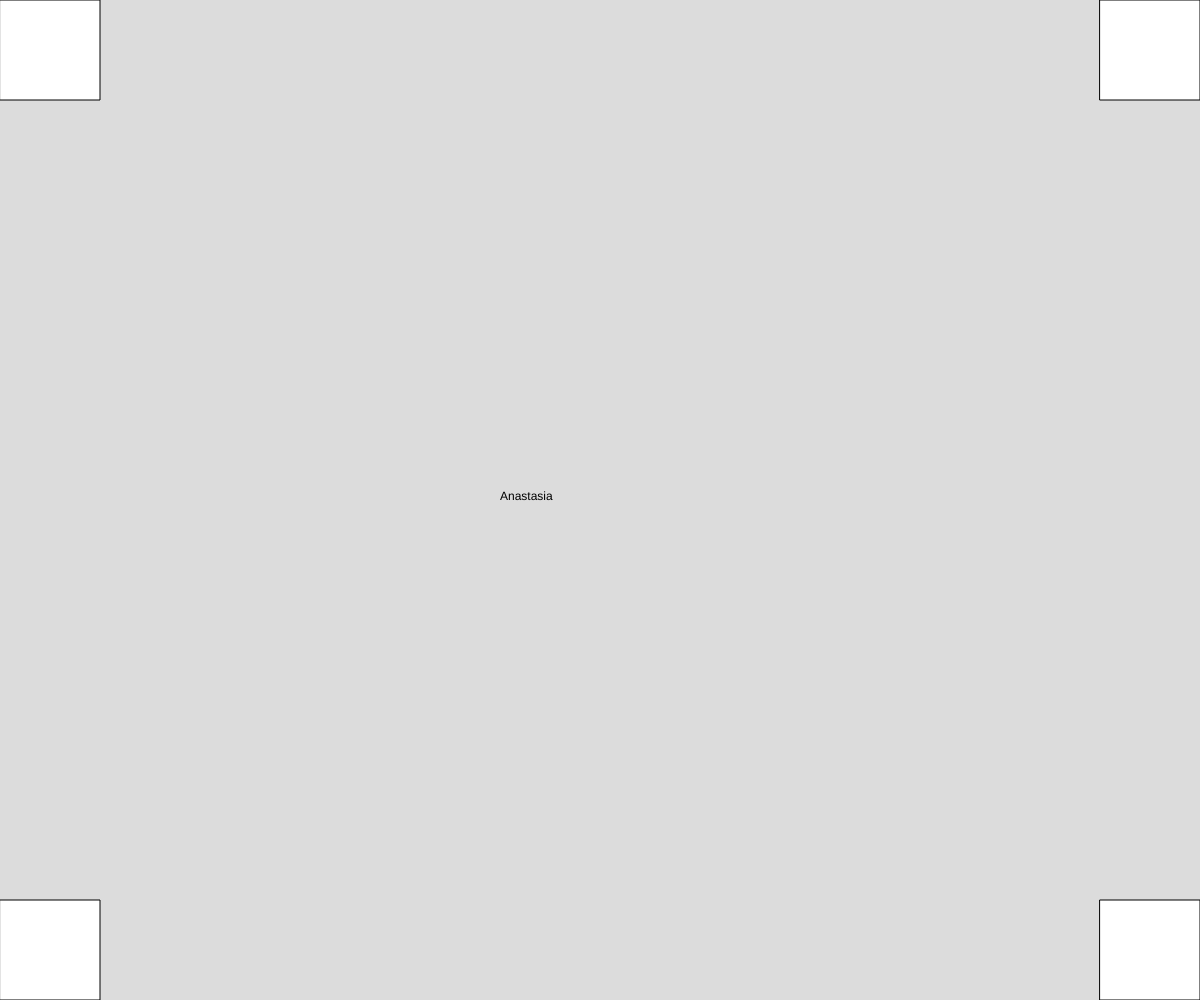
Frame 1 (no input)
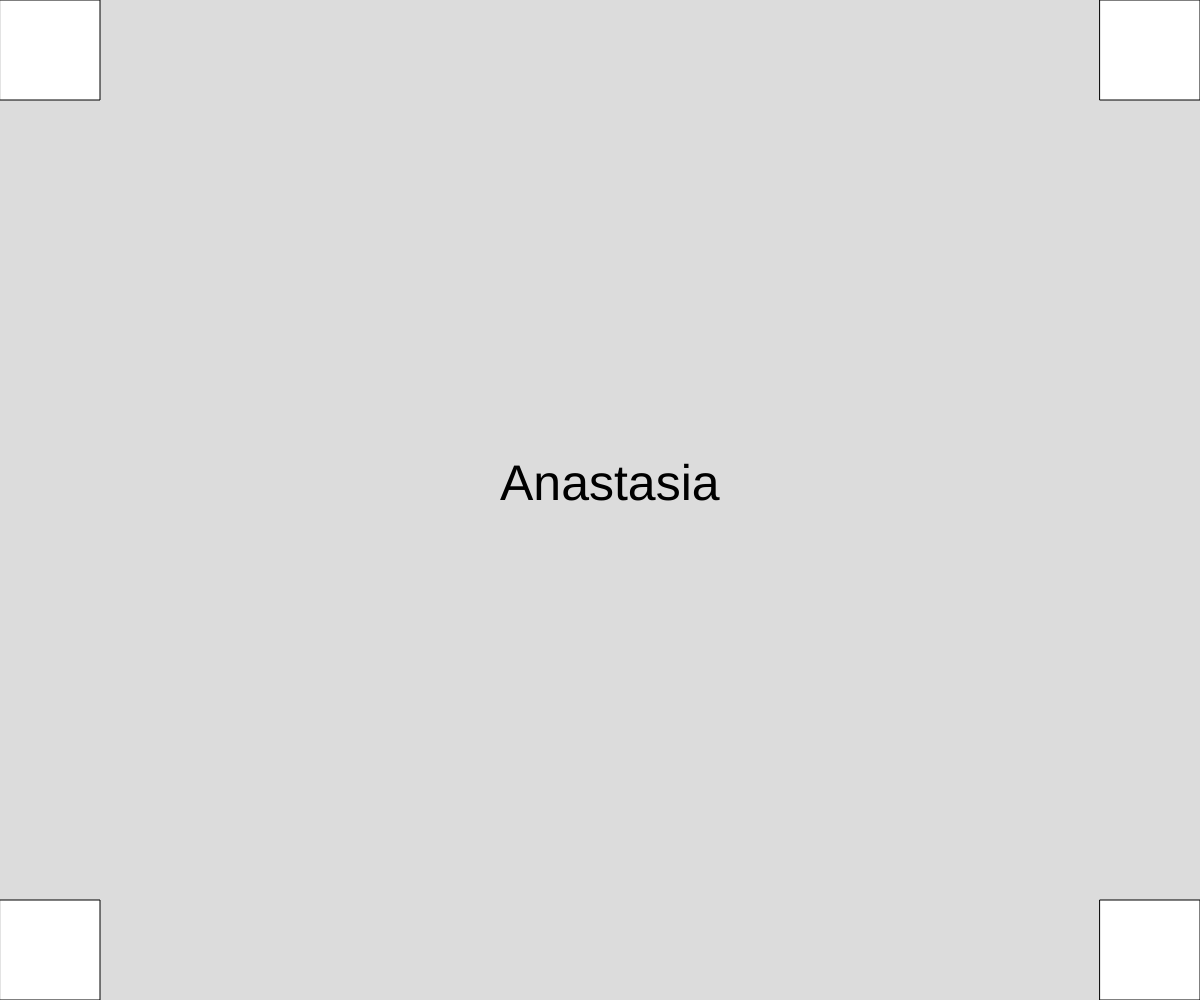
Frame 60 (no input)
Frame 120 (the mouse pressed at the canvas centre since frame 60): identical to frame 60, image omitted

The p5.js sketch that drew these frames (run headless with seeded random() and noise() and a simulated clock; from frame 60 on, the mouse is pressed at the canvas centre):

// p5.js sketch
// ── sketch.js
function setup() {
  createCanvas(windowWidth, windowHeight);
}

function draw() {
  background(220);
  const s = 100;

  rect(0, 0, s, s);
  rect(0, height - s, s, s);
  rect(width - s, 0, s, s);
  rect(width - s, height - s, s, s);

  let allineamento = width / 2 - 100;
  text("Anastasia", allineamento, height / 2);
  textSize(50);
}

function windowResized() {
  resizeCanvas(windowWidth, windowHeight);
}
